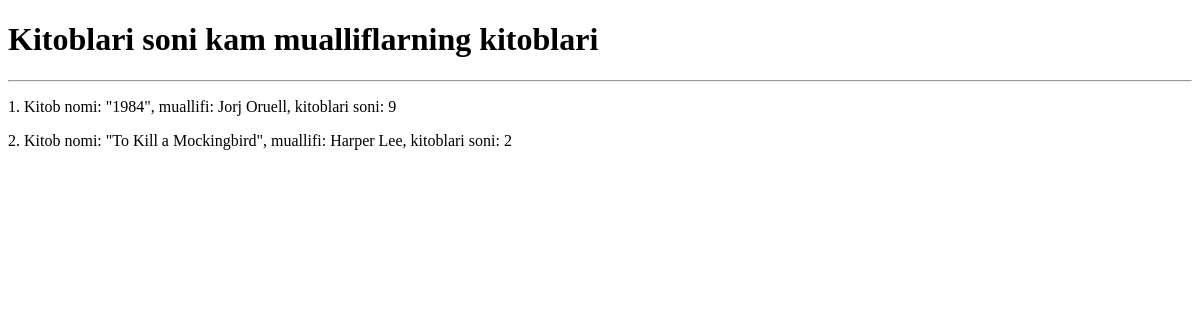
The page /kitobi_kam_mualliflar/ on the database as committed earlier.
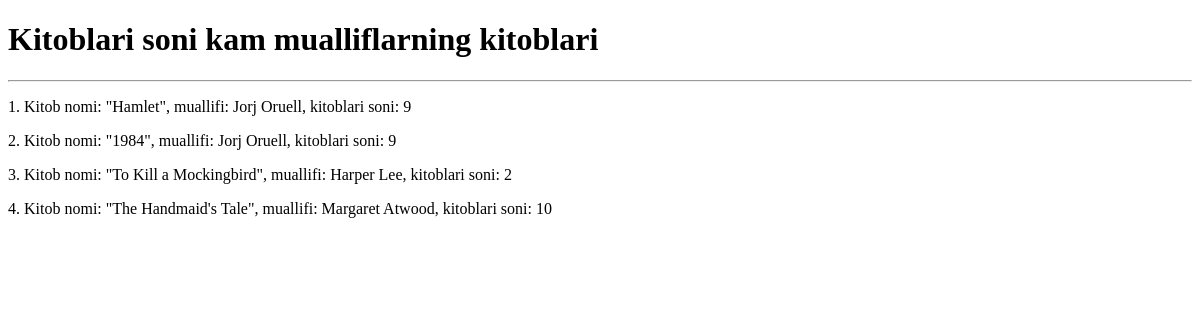
The same page on the database as committed later.
### mainApp/models.py (models this page shows, shortened)
class Kitob(models.Model):
    nom = models.CharField(max_length=255)
    annotatsiya = models.TextField(blank=True, null=True)
    janr = models.CharField(max_length=255)
    sahifa = models.PositiveIntegerField()
    muallif = models.ForeignKey(Muallif, on_delete=SET_NULL, null=True)
    class Meta:
        verbose_name_plural = "Kitoblar"

class Muallif(models.Model):
    JINS_CHOICES = (
        ("Erkak", "Erkak"),
        ("Ayol", "Ayol")
    )
    ism = models.CharField(max_length=100)
    davlat = models.CharField(max_length=255)
    kitob_soni = models.PositiveSmallIntegerField(blank=True, null=True)
    t_sana = models.DateField(blank=True, null=True)
    tirik = models.BooleanField(default=False)
    jins = models.CharField(max_length=10, default="Erkak", choices=JINS_CHOICES)
    def __str__(self):
        return self.ism
    class Meta:
        verbose_name_plural = "Mualliflar"

### mainApp/views.py (the view)
# urls.py: path('kitobi_kam_mualliflar/', kitobi_kam_mualliflar, name="Kitobi kam mualliflar"),
def kitobi_kam_mualliflar(request):
    kitobi_kam_mualliflar = Kitob.objects.filter(muallif__kitob_soni__lte=10)
    context = {
        "kitobi_kam_mualliflar" : kitobi_kam_mualliflar
    }
    return render(request, 'kitobi_kam_mualliflar.html', context=context)

### templates/kitobi_kam_mualliflar.html (shortened to what this page needs)
<!DOCTYPE html>
<html lang="en">
<head>
</head>
<body>
<h1>Kitoblari soni kam mualliflarning kitoblari</h1>
<hr>
{% for kitobi_kam_muallif in kitobi_kam_mualliflar %}
  <p>
    {{ forloop.counter }}.
    Kitob nomi: "{{ kitobi_kam_muallif.nom }}", muallifi: {{ kitobi_kam_muallif.muallif }}, kitoblari soni: {{ kitobi_kam_muallif.muallif.kitob_soni }}
  </p>
{% endfor %}
</body>
</html>

Rows that differ between the two databases and show on the page:
now on this page (row edited): Kitob: nom "Hamlet", muallif "Jorj Oruell", muallif.kitob_soni "9"
added Kitob: nom "The Handmaid's Tale", muallif "Margaret Atwood", muallif.kitob_soni "10"
